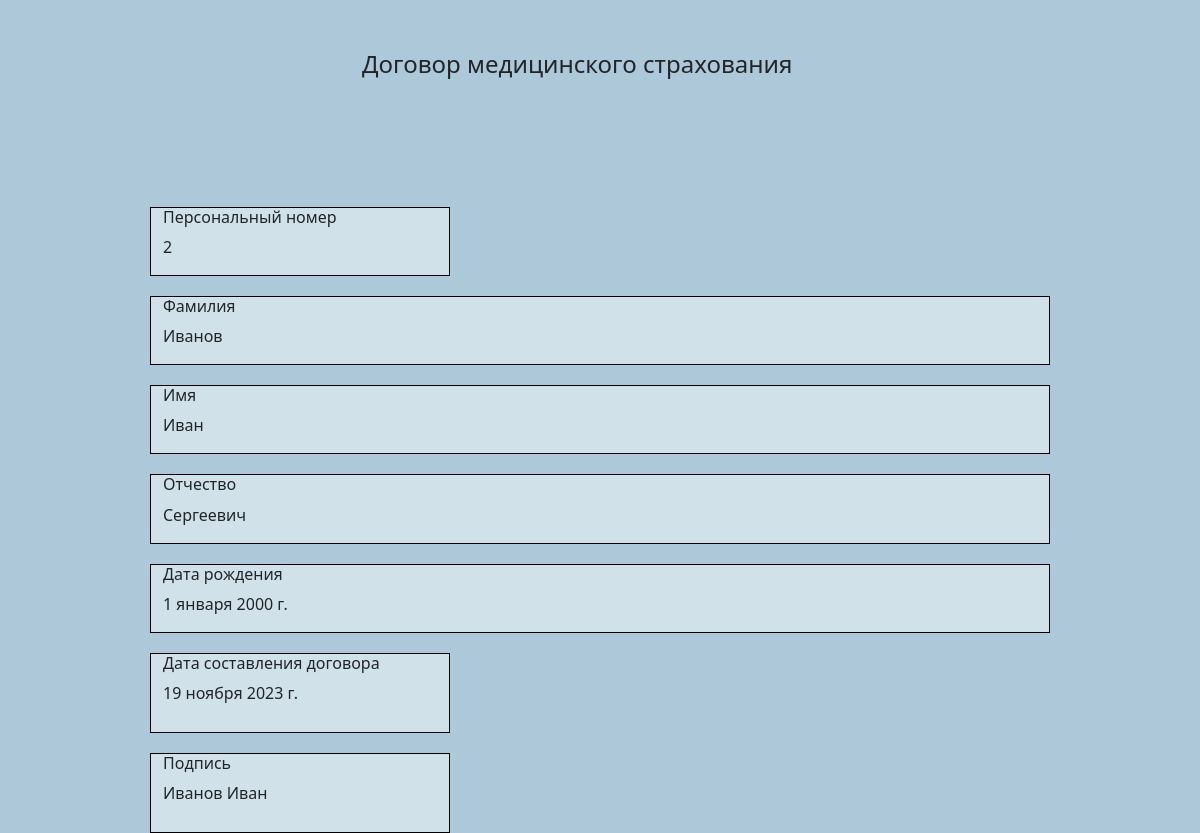
The page /doc_health_insurance/2/ on the database its author committed.
### main/models.py (models this page shows, shortened)
class HealthInshurance(models.Model):
    date = models.DateField()
    client = models.ForeignKey(User, on_delete=models.CASCADE, blank=True, null=True, related_name='health_client')
    type = models.CharField(max_length=100, blank=True, null=True, default='Медицинская страховка', editable=False)
    agent = models.ForeignKey(User, on_delete=models.CASCADE, blank=True, null=True)
    salary = models.IntegerField(blank=True, null=True)
    percent_agent = models.IntegerField(blank=True, null=True)
    class Meta:
        verbose_name = 'Медицинская страховка'
        verbose_name_plural = 'Медицинские страховки'

class User(AbstractUser):
    patronymic = models.CharField(max_length=100, blank=True, null=True) # Отчество
    date_birth = models.DateField(blank=True, null=True, default='2000-01-01') # Дата рождения
    phone = models.CharField(max_length=100, blank=True, null=True) # Телефон
    adress = models.CharField(max_length=100, blank=True, null=True) # Адрес
    passport = models.CharField(max_length=100, blank=True, null=True) # Паспорт
    filial = models.ForeignKey(Filial, on_delete=models.CASCADE, blank=True, null=True) # Филиал
    role = models.ForeignKey(Roles, on_delete=models.CASCADE, blank=True, null=True) # Роль
    class Meta:
        verbose_name = 'Пользователь'
        verbose_name_plural = 'Пользователи'

### main/views.py (the view)
# urls.py: path('doc_health_insurance/<int:insurance_id>/', views.doc_health_insurance, name='doc_health_insurance'),
def doc_health_insurance(request, insurance_id):
    insurance = HealthInshurance.objects.get(id=insurance_id)
    agent_salary = int(insurance.salary * insurance.percent_agent / 100)
    return render(request, 'doc_health_insurance.html', {'insurance': insurance, 'agent_salary': agent_salary})

### templates/doc_health_insurance.html (shortened to what this page needs)
<!DOCTYPE html>
<html lang="en">
<head>
    <link rel="stylesheet" href="https://cdn.jsdelivr.net/npm/bootstrap@5.3.0/dist/css/bootstrap.min.css">
</head>
<body>
<div class="container-fluid background-container">
    <div class="row justify-content-center ">
        <div class="col-5" style="margin-top: 50px">
            <h4>Договор медицинского страхования</h4>
        </div>
    </div>
    <div class="row justify-content-center">
        <div class="col-3 custom_board" style="margin-top: 15vh;">
            <h6>Персональный номер</h6>
            <p>{{ insurance.id }}</p>
        </div>
        <div class="col-6">
        </div>
    </div>
    <div class="row justify-content-center" style="margin-top: 20px;">
        <div class="col-9 custom_board">
            <h6>Фамилия</h6>
            <p>{{ insurance.client.last_name }}</p>
        </div>
    </div>
    <div class="row justify-content-center" style="margin-top: 20px;">
        <div class="col-9 custom_board">
            <h6>Имя</h6>
            <p>{{ insurance.client.first_name }}</p>
        </div>
    </div>
    <div class="row justify-content-center" style="margin-top: 20px;">
        <div class="col-9 custom_board">
            <h6>Отчество</h6>
            <p>{{ insurance.client.patronymic }}</p>
        </div>
    </div>
    <div class="row justify-content-center" style="margin-top: 20px;">
        <div class="col-9 custom_board">
            <h6>Дата рождения</h6>
            <p>{{ insurance.client.date_birth }}</p>
        </div>
    </div>
    <div class="row justify-content-center">
        <div class="col-3 custom_board" style="margin-top: 20px; min-height: 80px;">
            <h6>Дата составления договора</h6>
            <p>{{ insurance.date }}</p>
        </div>
        <div class="col-6">
        </div>
    </div>
    <div class="row justify-content-center">
        <div class="col-3 custom_board" style="margin-top: 20px; min-height: 80px;">
            <h6>Подпись</h6>
            <p>{{ insurance.client.last_name }} {{ insurance.client.first_name }}</p>
        </div>
        <div class="col-6">
        </div>
    </div>
</div>
</body>
</html>

### templates/doc_health_insurance.html (style rules this page uses)
body { margin: 0; padding: 0; background: rgb(173, 200, 217) }
.custom_board { border: 1px solid black; height: fit-content; box-sizing: border-box; max-width: 100%; background: rgb(209, 225, 234) }

### rows shown on the page
HealthInshurance: id "2", client.last_name "Иванов", client.first_name "Иван", client.patronymic "Сергеевич", client.date_birth "1 января 2000 г.", date "19 ноября 2023 г."
